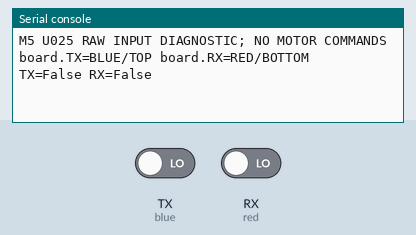
Simulated run of this program. Board: CircuitPython board. Shown: the last lines printed to the serial console. The test bench sets the inputs (shaded band); at power-on: TX (blue) LOW, RX (red) LOW.

Above: at 1.2 s.
1.3 s: TX (blue) driven HIGH
At 2.5 s:
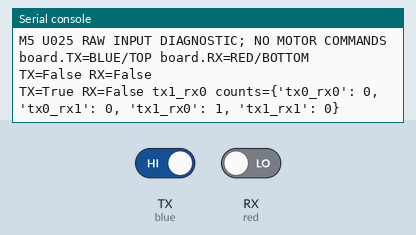
2.8 s: RX (red) driven HIGH
At 3.7 s:
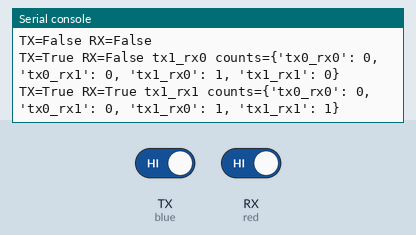
4.3 s: TX (blue) driven LOW
At 5.0 s:
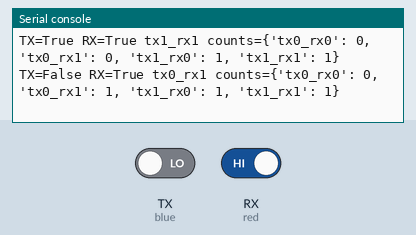
5.8 s: RX (red) driven LOW
At 7.2 s:
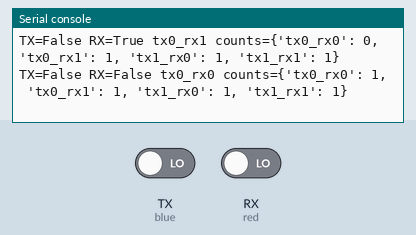

Measured:
- after the input at 1.3 s, the serial console: prints a new line at once (image 1)
- after the input at 2.8 s, the serial console: prints a new line at once (image 2)
- after the input at 4.3 s, the serial console: prints a new line at once (image 3)
- after the input at 5.8 s, the serial console: prints a new line at once (image 4)

The program:

dual_button_input_diagnostic.py
```python
"""Temporary raw-level diagnostic for M5Stack Unit Dual Button U025.

Run from RAM. This script never imports the haptic driver and never sends a
motor command. Stop it with Ctrl-C after recording released, Blue, Red, and
both-button levels over at least 20 presses of each button.
"""

import digitalio
import board
import microcontroller
import time


blue = digitalio.DigitalInOut(board.TX)
red = digitalio.DigitalInOut(board.RX)
blue.switch_to_input(pull=None)
red.switch_to_input(pull=None)

last = (blue.value, red.value)
counts = {"tx0_rx0": 0, "tx0_rx1": 0, "tx1_rx0": 0, "tx1_rx1": 0}
print("M5 U025 RAW INPUT DIAGNOSTIC; NO MOTOR COMMANDS")
print("board.TX=BLUE/TOP board.RX=RED/BOTTOM")
print("TX={} RX={}".format(last[0], last[1]))

try:
    while True:
        try:
            microcontroller.watchdog.feed()
        except Exception:
            pass
        now = (blue.value, red.value)
        if now != last:
            label = "tx{}_rx{}".format(int(now[0]), int(now[1]))
            counts[label] += 1
            print("TX={} RX={} {} counts={}".format(now[0], now[1], label, counts))
            last = now
        time.sleep(0.005)
finally:
    blue.deinit()
    red.deinit()
    print("FINAL counts={}".format(counts))
```
